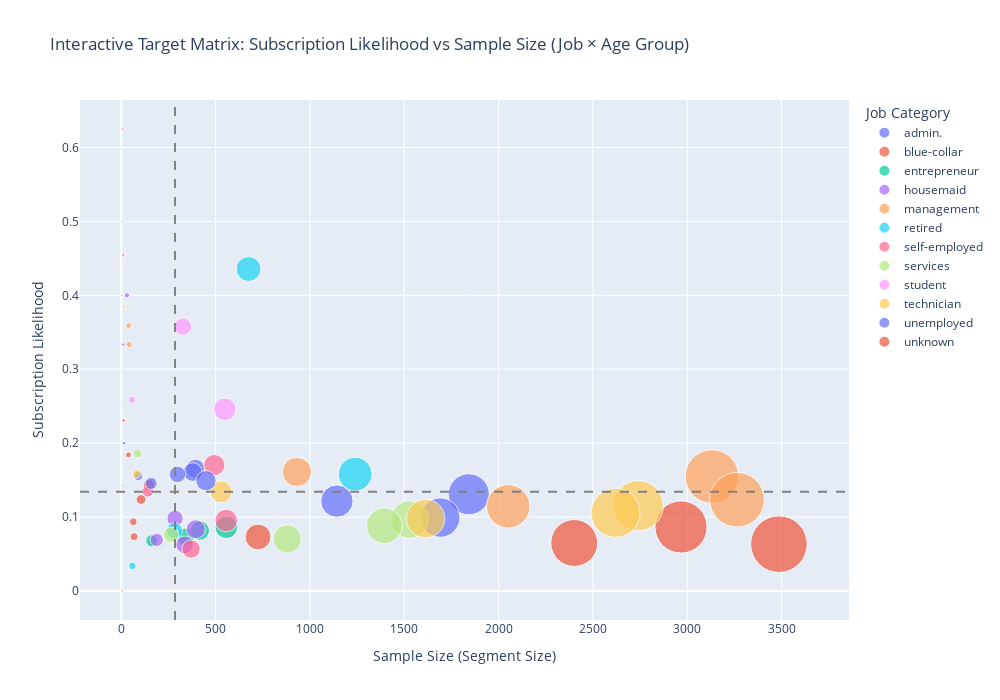

The cell this chart's notebook holds for it:
### Code cell
#above but plotly
import pandas as pd
import plotly.express as px

# --- Prepare data ---

# Age groups (same as before)
bins = [18, 25, 35, 45, 55, 65, 100]
labels = ['18–25', '26–35', '36–45', '46–55', '56–65', '65+']
df['age_group'] = pd.cut(df['age'], bins=bins, labels=labels, right=False)

# Binary target
df['y_binary'] = df['y'].apply(lambda x: 1 if x=='yes' else 0)

# Likelihood table
likelihood = df.pivot_table(
    values='y_binary',
    index='job',
    columns='age_group',
    aggfunc='mean'
)

# Sample size table
sample_size = df.pivot_table(
    values='y',
    index='job',
    columns='age_group',
    aggfunc='count',
    fill_value=0
)

# Melt both tables into long format
likelihood_long = likelihood.reset_index().melt(id_vars='job', var_name='age_group', value_name='likelihood')
sample_long = sample_size.reset_index().melt(id_vars='job', var_name='age_group', value_name='sample_size')

# Merge likelihood + sample size
merged = pd.merge(likelihood_long, sample_long, on=['job', 'age_group'])

# Remove rows with missing likelihood
merged = merged.dropna(subset=['likelihood'])

# --- Interactive scatter plot ---

fig = px.scatter(
    merged,
    x='sample_size',
    y='likelihood',
    color='job',
    size='sample_size',
    hover_name='job',
    hover_data={
        'age_group': True,
        'sample_size': True,
        'likelihood': ':.2f'
    },
    title="Interactive Target Matrix: Subscription Likelihood vs Sample Size (Job × Age Group)",
    labels={
        'sample_size': 'Sample Size (Segment Size)',
        'likelihood': 'Subscription Likelihood'
    },
    size_max=40
)

# Add quadrant reference lines
fig.add_hline(y=merged['likelihood'].median(), line_dash="dash", line_color="gray")
fig.add_vline(x=merged['sample_size'].median(), line_dash="dash", line_color="gray")

fig.update_layout(
    width=1000,
    height=700,
    legend_title_text="Job Category"
)

fig.show()

### Figure 1 — Plotly figure (JSON) as saved in the notebook; plotly's stock layout.template omitted (floating-point values rounded to 4 significant figures)
{"data": [{"customdata": [["18–25"], ["26–35"], ["36–45"], ["46–55"], ["56–65"], ["65+"]], "hovertemplate": "<b>%{hovertext}</b><br><br>job=admin.<br>Sample Size (Segment Size)=%{marker.size}<br>Subscription Likelihood=%{y:.2f}<br>age_group=%{customdata[0]}<extra></extra>", "hovertext": ["admin.", "admin.", "admin.", "admin.", "admin.", "admin."], "legendgroup": "admin.", "marker": {"color": "#636efa", "size": [90, 1842, 1691, 1143, 393, 12], "sizemode": "area", "sizeref": 2.179, "symbol": "circle"}, "mode": "markers", "name": "admin.", "orientation": "v", "showlegend": true, "type": "scatter", "x": [90, 1842, 1691, 1143, 393, 12], "xaxis": "x", "y": [0.1556, 0.1308, 0.09935, 0.1216, 0.1654, 0.3333], "yaxis": "y"}, {"customdata": [["18–25"], ["26–35"], ["36–45"], ["46–55"], ["56–65"], ["65+"]], "hovertemplate": "<b>%{hovertext}</b><br><br>job=blue-collar<br>Sample Size (Segment Size)=%{marker.size}<br>Subscription Likelihood=%{y:.2f}<br>age_group=%{customdata[0]}<extra></extra>", "hovertext": ["blue-collar", "blue-collar", "blue-collar", "blue-collar", "blue-collar", "blue-collar"], "legendgroup": "blue-collar", "marker": {"color": "#EF553B", "size": [147, 2967, 3486, 2401, 725, 6], "sizemode": "area", "sizeref": 2.179, "symbol": "circle"}, "mode": "markers", "name": "blue-collar", "orientation": "v", "showlegend": true, "type": "scatter", "x": [147, 2967, 3486, 2401, 725, 6], "xaxis": "x", "y": [0.1429, 0.08662, 0.0634, 0.06497, 0.0731, 0.0], "yaxis": "y"}, {"customdata": [["18–25"], ["26–35"], ["36–45"], ["46–55"], ["56–65"], ["65+"]], "hovertemplate": "<b>%{hovertext}</b><br><br>job=entrepreneur<br>Sample Size (Segment Size)=%{marker.size}<br>Subscription Likelihood=%{y:.2f}<br>age_group=%{customdata[0]}<extra></extra>", "hovertext": ["entrepreneur", "entrepreneur", "entrepreneur", "entrepreneur", "entrepreneur", "entrepreneur"], "legendgroup": "entrepreneur", "marker": {"color": "#00cc96", "size": [5, 341, 557, 416, 162, 6], "sizemode": "area", "sizeref": 2.179, "symbol": "circle"}, "mode": "markers", "name": "entrepreneur", "orientation": "v", "showlegend": true, "type": "scatter", "x": [5, 341, 557, 416, 162, 6], "xaxis": "x", "y": [0.4, 0.07331, 0.08618, 0.08173, 0.0679, 0.5], "yaxis": "y"}, {"customdata": [["18–25"], ["26–35"], ["36–45"], ["46–55"], ["56–65"], ["65+"]], "hovertemplate": "<b>%{hovertext}</b><br><br>job=housemaid<br>Sample Size (Segment Size)=%{marker.size}<br>Subscription Likelihood=%{y:.2f}<br>age_group=%{customdata[0]}<extra></extra>", "hovertext": ["housemaid", "housemaid", "housemaid", "housemaid", "housemaid", "housemaid"], "legendgroup": "housemaid", "marker": {"color": "#ab63fa", "size": [6, 188, 336, 395, 285, 30], "sizemode": "area", "sizeref": 2.179, "symbol": "circle"}, "mode": "markers", "name": "housemaid", "orientation": "v", "showlegend": true, "type": "scatter", "x": [6, 188, 336, 395, 285, 30], "xaxis": "x", "y": [0.3333, 0.06915, 0.0625, 0.08354, 0.09825, 0.4], "yaxis": "y"}, {"customdata": [["18–25"], ["26–35"], ["36–45"], ["46–55"], ["56–65"], ["65+"]], "hovertemplate": "<b>%{hovertext}</b><br><br>job=management<br>Sample Size (Segment Size)=%{marker.size}<br>Subscription Likelihood=%{y:.2f}<br>age_group=%{customdata[0]}<extra></extra>", "hovertext": ["management", "management", "management", "management", "management", "management"], "legendgroup": "management", "marker": {"color": "#FFA15A", "size": [39, 3131, 3264, 2051, 931, 42], "sizemode": "area", "sizeref": 2.179, "symbol": "circle"}, "mode": "markers", "name": "management", "orientation": "v", "showlegend": true, "type": "scatter", "x": [39, 3131, 3264, 2051, 931, 42], "xaxis": "x", "y": [0.359, 0.1549, 0.1235, 0.1146, 0.1611, 0.3333], "yaxis": "y"}, {"customdata": [["18–25"], ["26–35"], ["36–45"], ["46–55"], ["56–65"], ["65+"]], "hovertemplate": "<b>%{hovertext}</b><br><br>job=retired<br>Sample Size (Segment Size)=%{marker.size}<br>Subscription Likelihood=%{y:.2f}<br>age_group=%{customdata[0]}<extra></extra>", "hovertext": ["retired", "retired", "retired", "retired", "retired", "retired"], "legendgroup": "retired", "marker": {"color": "#19d3f3", "size": [1, 7, 59, 282, 1240, 675], "sizemode": "area", "sizeref": 2.179, "symbol": "circle"}, "mode": "markers", "name": "retired", "orientation": "v", "showlegend": true, "type": "scatter", "x": [1, 7, 59, 282, 1240, 675], "xaxis": "x", "y": [0.0, 0.1429, 0.0339, 0.08156, 0.1581, 0.4356], "yaxis": "y"}, {"customdata": [["18–25"], ["26–35"], ["36–45"], ["46–55"], ["56–65"], ["65+"]], "hovertemplate": "<b>%{hovertext}</b><br><br>job=self-employed<br>Sample Size (Segment Size)=%{marker.size}<br>Subscription Likelihood=%{y:.2f}<br>age_group=%{customdata[0]}<extra></extra>", "hovertext": ["self-employed", "self-employed", "self-employed", "self-employed", "self-employed", "self-employed"], "legendgroup": "self-employed", "marker": {"color": "#FF6692", "size": [11, 493, 556, 370, 141, 8], "sizemode": "area", "sizeref": 2.179, "symbol": "circle"}, "mode": "markers", "name": "self-employed", "orientation": "v", "showlegend": true, "type": "scatter", "x": [11, 493, 556, 370, 141, 8], "xaxis": "x", "y": [0.4545, 0.1704, 0.09532, 0.05676, 0.1348, 0.625], "yaxis": "y"}, {"customdata": [["18–25"], ["26–35"], ["36–45"], ["46–55"], ["56–65"], ["65+"]], "hovertemplate": "<b>%{hovertext}</b><br><br>job=services<br>Sample Size (Segment Size)=%{marker.size}<br>Subscription Likelihood=%{y:.2f}<br>age_group=%{customdata[0]}<extra></extra>", "hovertext": ["services", "services", "services", "services", "services", "services"], "legendgroup": "services", "marker": {"color": "#B6E880", "size": [86, 1529, 1394, 880, 264, 1], "sizemode": "area", "sizeref": 2.179, "symbol": "circle"}, "mode": "markers", "name": "services", "orientation": "v", "showlegend": true, "type": "scatter", "x": [86, 1529, 1394, 880, 264, 1], "xaxis": "x", "y": [0.186, 0.0968, 0.08824, 0.07045, 0.07576, 0.0], "yaxis": "y"}, {"customdata": [["18–25"], ["26–35"], ["36–45"], ["46–55"]], "hovertemplate": "<b>%{hovertext}</b><br><br>job=student<br>Sample Size (Segment Size)=%{marker.size}<br>Subscription Likelihood=%{y:.2f}<br>age_group=%{customdata[0]}<extra></extra>", "hovertext": ["student", "student", "student", "student"], "legendgroup": "student", "marker": {"color": "#FF97FF", "size": [327, 549, 58, 4], "sizemode": "area", "sizeref": 2.179, "symbol": "circle"}, "mode": "markers", "name": "student", "orientation": "v", "showlegend": true, "type": "scatter", "x": [327, 549, 58, 4], "xaxis": "x", "y": [0.3578, 0.2459, 0.2586, 0.5], "yaxis": "y"}, {"customdata": [["18–25"], ["26–35"], ["36–45"], ["46–55"], ["56–65"], ["65+"]], "hovertemplate": "<b>%{hovertext}</b><br><br>job=technician<br>Sample Size (Segment Size)=%{marker.size}<br>Subscription Likelihood=%{y:.2f}<br>age_group=%{customdata[0]}<extra></extra>", "hovertext": ["technician", "technician", "technician", "technician", "technician", "technician"], "legendgroup": "technician", "marker": {"color": "#FECB52", "size": [82, 2740, 2620, 1613, 529, 13], "sizemode": "area", "sizeref": 2.179, "symbol": "circle"}, "mode": "markers", "name": "technician", "orientation": "v", "showlegend": true, "type": "scatter", "x": [82, 2740, 2620, 1613, 529, 13], "xaxis": "x", "y": [0.1585, 0.1153, 0.1057, 0.09795, 0.1342, 0.3846], "yaxis": "y"}, {"customdata": [["18–25"], ["26–35"], ["36–45"], ["46–55"], ["56–65"], ["65+"]], "hovertemplate": "<b>%{hovertext}</b><br><br>job=unemployed<br>Sample Size (Segment Size)=%{marker.size}<br>Subscription Likelihood=%{y:.2f}<br>age_group=%{customdata[0]}<extra></extra>", "hovertext": ["unemployed", "unemployed", "unemployed", "unemployed", "unemployed", "unemployed"], "legendgroup": "unemployed", "marker": {"color": "#636efa", "size": [15, 379, 449, 298, 158, 4], "sizemode": "area", "sizeref": 2.179, "symbol": "circle"}, "mode": "markers", "name": "unemployed", "orientation": "v", "showlegend": true, "type": "scatter", "x": [15, 379, 449, 298, 158, 4], "xaxis": "x", "y": [0.2, 0.1609, 0.1492, 0.1577, 0.1456, 0.25], "yaxis": "y"}, {"customdata": [["26–35"], ["36–45"], ["46–55"], ["56–65"], ["65+"]], "hovertemplate": "<b>%{hovertext}</b><br><br>job=unknown<br>Sample Size (Segment Size)=%{marker.size}<br>Subscription Likelihood=%{y:.2f}<br>age_group=%{customdata[0]}<extra></extra>", "hovertext": ["unknown", "unknown", "unknown", "unknown", "unknown"], "legendgroup": "unknown", "marker": {"color": "#EF553B", "size": [38, 64, 105, 68, 13], "sizemode": "area", "sizeref": 2.179, "symbol": "circle"}, "mode": "markers", "name": "unknown", "orientation": "v", "showlegend": true, "type": "scatter", "x": [38, 64, 105, 68, 13], "xaxis": "x", "y": [0.1842, 0.09375, 0.1238, 0.07353, 0.2308], "yaxis": "y"}], "layout": {"height": 700, "legend": {"itemsizing": "constant", "title": {"text": "Job Category"}, "tracegroupgap": 0}, "shapes": [{"line": {"color": "gray", "dash": "dash"}, "type": "line", "x0": 0, "x1": 1, "xref": "x domain", "y0": 0.1342, "y1": 0.1342, "yref": "y"}, {"line": {"color": "gray", "dash": "dash"}, "type": "line", "x0": 285, "x1": 285, "xref": "x", "y0": 0, "y1": 1, "yref": "y domain"}], "title": {"text": "Interactive Target Matrix: Subscription Likelihood vs Sample Size (Job × Age Group)"}, "width": 1000, "xaxis": {"anchor": "y", "domain": [0, 1], "title": {"text": "Sample Size (Segment Size)"}}, "yaxis": {"anchor": "x", "domain": [0, 1], "title": {"text": "Subscription Likelihood"}}}}
